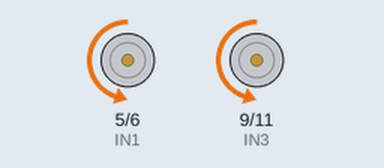
Simulated run of this sketch. Board: Arduino Uno, built with avr-gcc and run on an emulated ATmega328P. On the bench: motor-driver pin pairs drawn as motors (green arrow = first pin HIGH = forward, orange = second pin HIGH = backward, longer = more drive).

Above: at 5.0 s.
At 15.0 s:
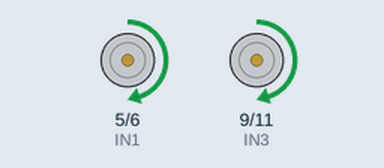
Timing chart, 0 to 26.0 s (numbered marks = the images above):
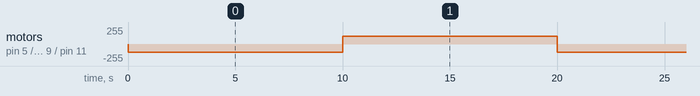

Measured:
- by itself, motor on pin 5 (IN1) / pin 6 (IN2), motor on pin 9 (IN3) / pin 11 (IN4): alternates forward 120/255 for 10.0 s and backward 120/255 for 10.0 s

The sketch:

valida_motor.ino
```cpp
const int IN1 = 5;    // Motor A
const int IN2 = 6;    // Motor A
const int IN3 = 9;    // Motor B
const int IN4 = 11;   // Motor B

void setup() {
  pinMode(IN1, OUTPUT);
  pinMode(IN2, OUTPUT);
  pinMode(IN3, OUTPUT);
  pinMode(IN4, OUTPUT);
}

void loop() {
  analogWrite(IN1, 0);
  analogWrite(IN2, 120);    // Controlando o Motor A para F (Sentido positivo de accX do sensor e negtivo de KalAngleY)
  analogWrite(IN3, 0);
  analogWrite(IN4, 120);    // Controlando o Motor B para F
  delay(10000);

  analogWrite(IN1, 120);    // Controlando o Motor A para T (Sentido negativo de de accX do sensor e positivo de KalAngleY)
  analogWrite(IN2, 0);
  analogWrite(IN3, 120);    // Controlando o Motor B para T
  analogWrite(IN4, 0);
  delay(10000);
}
```
